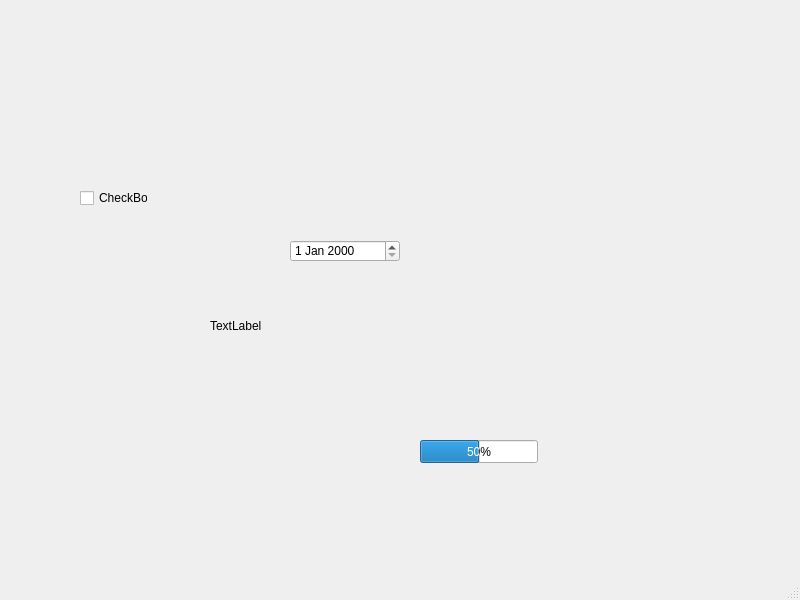
<?xml version="1.0" encoding="UTF-8"?>
<ui version="4.0">
 <class>MainWindow</class>
 <widget class="QMainWindow" name="MainWindow">
  <property name="geometry">
   <rect>
    <x>0</x>
    <y>0</y>
    <width>800</width>
    <height>600</height>
   </rect>
  </property>
  <property name="windowTitle">
   <string>MainWindow</string>
  </property>
  <widget class="QWidget" name="centralwidget">
   <widget class="QCheckBox" name="checkBox">
    <property name="geometry">
     <rect>
      <x>80</x>
      <y>190</y>
      <width>68</width>
      <height>16</height>
     </rect>
    </property>
    <property name="text">
     <string>CheckBox</string>
    </property>
   </widget>
   <widget class="QDateEdit" name="dateEdit">
    <property name="geometry">
     <rect>
      <x>290</x>
      <y>240</y>
      <width>110</width>
      <height>22</height>
     </rect>
    </property>
   </widget>
   <widget class="QLabel" name="label">
    <property name="geometry">
     <rect>
      <x>210</x>
      <y>320</y>
      <width>54</width>
      <height>12</height>
     </rect>
    </property>
    <property name="text">
     <string>TextLabel</string>
    </property>
   </widget>
   <widget class="QProgressBar" name="progressBar">
    <property name="geometry">
     <rect>
      <x>420</x>
      <y>440</y>
      <width>118</width>
      <height>23</height>
     </rect>
    </property>
    <property name="value">
     <number>50</number>
    </property>
   </widget>
  </widget>
  <widget class="QMenuBar" name="menubar">
   <property name="geometry">
    <rect>
     <x>0</x>
     <y>0</y>
     <width>800</width>
     <height>22</height>
    </rect>
   </property>
  </widget>
  <widget class="QStatusBar" name="statusbar"/>
 </widget>
 <resources/>
 <connections/>
</ui>
